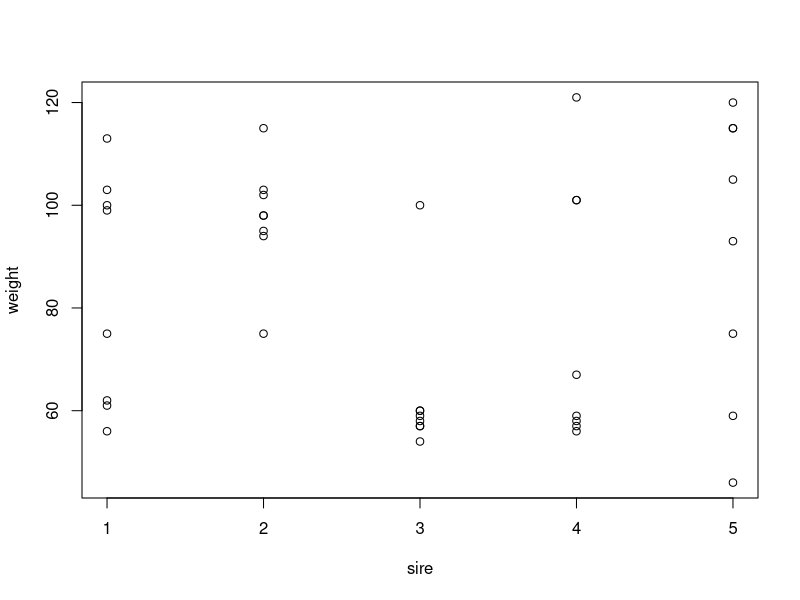

Recreate this plot in R.
## ---- chunk 1
library(tidyverse)
## Create data set ####
weight <- c(61, 100,  56, 113,  99, 103,  75,  62,  ## sire 1
            75, 102,  95, 103,  98, 115,  98,  94,  ## sire 2
            58,  60,  60,  57,  57,  59,  54, 100,  ## sire 3
            57,  56,  67,  59,  58, 121, 101, 101,  ## sire 4
            59,  46, 120, 115, 115,  93, 105,  75)  ## sire 5
sire    <- factor(rep(1:5, each = 8))
animals <- data.frame(weight, sire)
str(animals)

## Visualize data ####
stripchart(weight ~ sire, vertical = TRUE, pch = 1, xlab = "sire", data = animals)
## ---- chunk 2
library(lme4)
fit.sire <- lmer(weight ~ (1 | sire), data = animals)
summary(fit.sire)
## ---- chunk 3
fit.lm <- lm(weight ~ sire, data = animals)
anova(fit.lm)

fit.aov <- aov(weight ~ sire, data = animals)
anova(fit.aov)
## ---- chunk 4
confint(fit.sire, oldNames = FALSE)
confint(fit.sire, method="Wald", oldNames = FALSE)
confint(fit.sire, method="boot", oldNames = FALSE)
